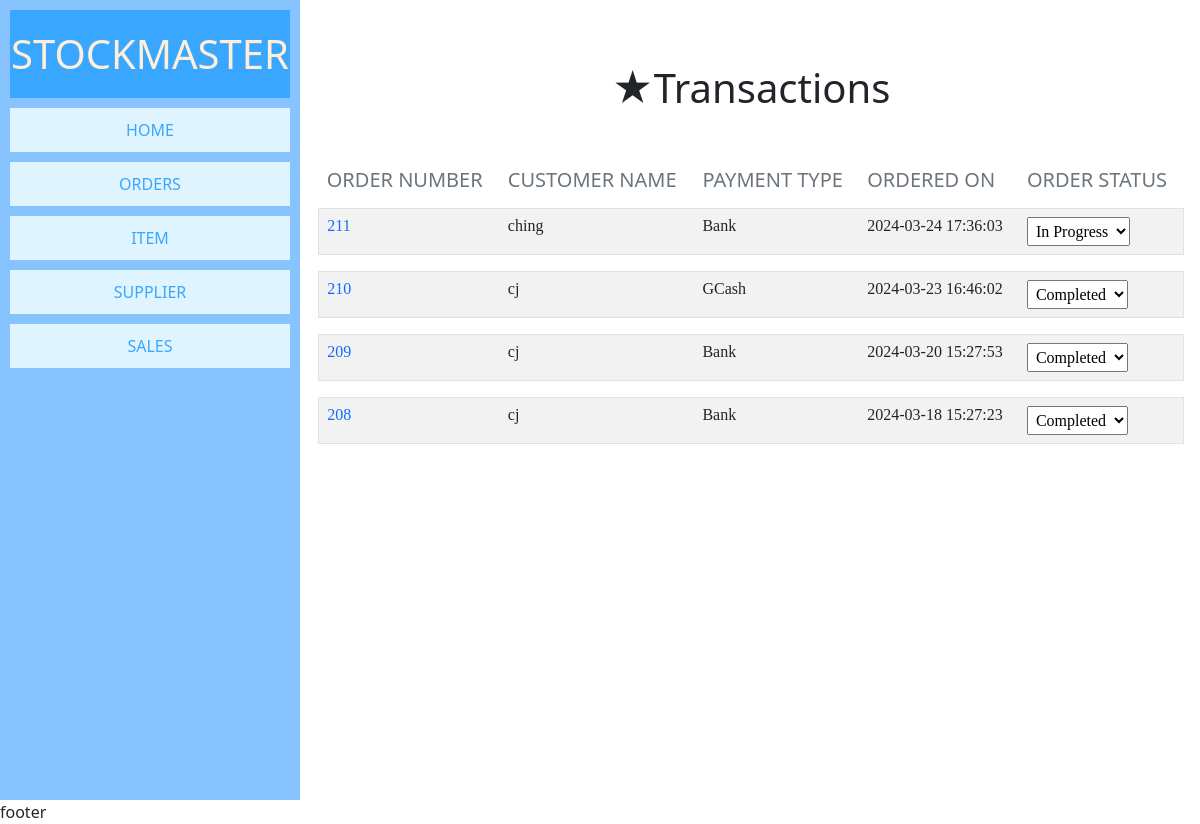
The page /pages/orders.php on the database its author committed.
### tables this page shows
CREATE TABLE `order_details` (
  `order_details_id` int(11) NOT NULL,
  `item_id` int(11) NOT NULL,
  `item_quantity` int(11) NOT NULL,
  `item_price` int(11) NOT NULL,
  `item_subtotal` int(11) NOT NULL,
  `order_id` int(11) NOT NULL
);

CREATE TABLE `orders` (
  `order_id` int(11) NOT NULL,
  `customer_name` varchar(55) NOT NULL,
  `customer_phone` varchar(25) NOT NULL,
  `payment_type` enum('Cash','Bank','GCash') NOT NULL,
  `ref_num` varchar(55) NOT NULL,
  `amount_tendered` int(11) NOT NULL,
  `total_amount` int(11) NOT NULL,
  `change_amount` int(11) NOT NULL,
  `vat` int(11) NOT NULL,
  `discount` int(11) NOT NULL,
  `notes` varchar(255) NOT NULL,
  `created_at` datetime NOT NULL DEFAULT current_timestamp(),
  `order_stat` varchar(25) NOT NULL
);

### pages/orders.php (the view, shortened to what this page needs)
<?php
    require '../source/code.php';
?>
<?php
    if(!isset($orderData)){
        $orderData =[];
    }
    $sqlgetOrder = "SELECT *, orders.created_at,order_details.item_quantity
    FROM item
    JOIN order_details ON item.item_id = order_details.item_id
    JOIN orders ON order_details.order_id = orders.order_id GROUP BY orders.order_id";
    $orderResult = mysqli_query($conn, $sqlgetOrder);
        while($rowOrder = $orderResult -> fetch_assoc()){
            $orderData[] = $rowOrder;
        }
?>
<!DOCTYPE html>
<html lang="en">
<head>
</head>
<body>
    <div class="stock-container">
        <div class="side-nav">
            <h1 style="text-align:center;background-color: #39A7FF;color: #FFEED9;margin: 10px;padding: 20px 0">STOCKMASTER</h1>
            <div class="wrapper">
                <div><a href="index.php">HOME</a></div>
                <div><a href="orders.php">ORDERS</a></div>
                <div><a href="item.php">ITEM</a></div>
                <div><a href="supplier.php">SUPPLIER</a></div>
                <div><a href="sales.php">SALES</a></div>
            </div>
        </div>
        <div class="main">
            <div class="card-body mt-5">
            <h1 class="text-center">★Transactions</h1>
            <table class="table table-striped table-borderless mt-5">
                <thead>
                    <tr>
                        <th><h5 class="text-secondary">ORDER NUMBER</th>
                        <th><h5 class="text-secondary">CUSTOMER NAME</th>
                        <th><h5 class="text-secondary">PAYMENT TYPE</th>
                        <th><h5 class="text-secondary">ORDERED ON</th>
                        <th><h5 class="text-secondary">ORDER STATUS</th>
                    </tr>
                </thead>
                <tbody>
                    <?php $orderData = array_reverse($orderData); foreach ($orderData as $rowOrder) { ?>
                        <tr style="font-size: 16px; font-family:verdana;" class="border rounded trans" data-bs-toggle="collapse" data-bs-target="#collapse_<?php echo $rowOrder['order_id']; ?>" data-order-id="<?php echo $rowOrder['order_id']; ?>">
                            <td class="text-primary"><?php echo $rowOrder['order_id']; ?></td>
                            <td><?php echo $rowOrder['customer_name']; ?></td>
                            <td><?php echo $rowOrder['payment_type']; ?></td>
                            <td><?php echo $rowOrder['created_at']; ?></td>
                            <td><form action="orders.php?orderId=<?php echo $rowOrder['order_id']; ?>" method="post">
                                    <select name="status" class="p-1" onchange="this.form.submit()">
                                        <option value=""><?php echo $rowOrder['order_stat']; ?></option>
                                    </select>
                                </form>
                            </td>
                        </tr>
                        <tr>
                            <td colspan="5">
                            </td>
                        </tr>
                    <?php } ?>
                </tbody>
            </table>
            </div>
        </div>
        <div class="footer">footer</div>
    </div>
</body>
</html>

### api/datatables.css (style rules this page uses)
:root { --dt-row-selected: 13, 110, 253; --dt-row-selected-text: 255, 255, 255; --dt-row-selected-link: 9, 10, 11; --dt-row-stripe: 0, 0, 0; --dt-row-hover: 0, 0, 0; --dt-column-ordering: 0, 0, 0; --dt-html-background: white; }

### CSS/style.css (style rules this page uses)
* { margin: 0; padding: 0; box-sizing: border-box; }
.side-nav { grid-area: side-nav;max-width: 300px; }
.main { grid-area: main; }
.footer { grid-area: footer; }
.stock-container { display: grid; grid-template-areas: '. . . . . . . . . . .' 'side-nav main main main main main main main main main main' 'footer footer footer footer footer footer footer footer footer footer footer'; padding: 0; margin: 0; }
.side-nav { height: 100vh; width: auto; background-color: #87C4FF; }
.wrapper a { display: block; padding: 10px; background-color: #E0F4FF; color: #39A7FF; margin: 10px; text-align: center; text-decoration: none; font-weight: lighter; }

### rows shown on the page
order_details: order.order_id "211", order.customer_name "ching", order.payment_type "Bank", order.created_at "2024-03-24 17:36:03", status "In Progress"
order_details: order.order_id "210", order.customer_name "cj", order.payment_type "GCash", order.created_at "2024-03-23 16:46:02", status "Completed"
order_details: order.order_id "209", order.customer_name "cj", order.payment_type "Bank", order.created_at "2024-03-20 15:27:53", status "Completed"
order_details: order.order_id "208", order.customer_name "cj", order.payment_type "Bank", order.created_at "2024-03-18 15:27:23", status "Completed"
